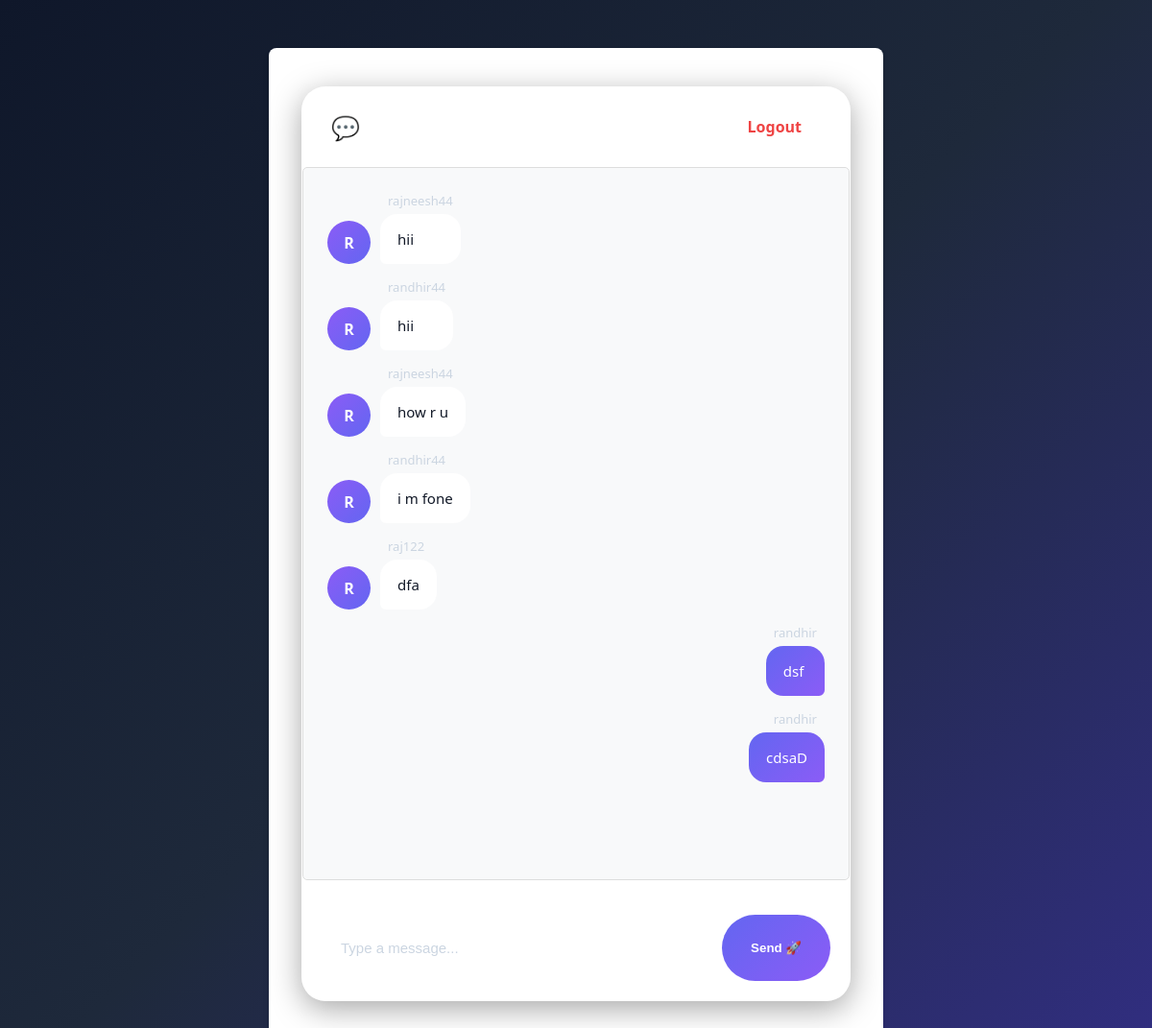
The page / (signed in) on the database its author committed.
### chat/models.py (models this page shows, shortened)
class Message(models.Model):
    user = models.ForeignKey(User, on_delete=models.CASCADE)
    content = models.TextField()
    timestamp = models.DateTimeField(auto_now_add=True)
    class Meta:
        ordering = ['timestamp']

### chat/views.py (the view)
# urls.py: path('', views.chat_room, name='chat_room'),
@login_required(login_url='login')
def chat_room(request):
    messages = Message.objects.all()[0:50] # Fetch last 50 messages
    return render(request, 'chat/chat_room.html', {'messages': messages})

### chat/templates/chat/chat_room.html (shortened to what this page needs)
{% extends 'chat/base.html' %}
{% block content %}
<div class="chat-container">
    <div class="chat-header">
        <h3>💬 Welcome, {{ request.user.username }}</h3>
        <a href="{% url 'logout' %}" class="logout-btn">
            Logout
        </a>
    </div>
    <div id="chat-log" class="message-box">
        {% for message in messages %}
        <div class="chat-message {% if message.user.username == request.user.username %}sent{% else %}received{% endif %}">
            {% if message.user.username != request.user.username %}
            <div class="avatar">
                {{ message.user.username|first|upper }}
            </div>
            {% endif %}
            <div class="message-content">
                <div class="username">
                    {{ message.user.username }}
                </div>
                <div class="bubble">
                    {{ message.content }}
                </div>
            </div>
        </div>
        {% endfor %}
    </div>
    <div class="chat-input-area">
        <input
            id="chat-message-input"
            type="text"
            placeholder="Type a message..."
        >
        <button id="chat-message-submit">
            Send 🚀
        </button>
    </div>
</div>
{% endblock %}

### chat/templates/chat/base.html (style rules this page uses)
body { font-family: 'Segoe UI', Tahoma, Geneva, Verdana, sans-serif; background: #e9ecef; margin: 0; padding: 0; }
input[type="text"], input[type="password"] { width: 100%; padding: 10px; margin: 10px 0; border: 1px solid #ccc; border-radius: 5px; box-sizing: border-box; }
button { background: #28a745; color: white; border: none; padding: 10px 15px; border-radius: 5px; cursor: pointer; }
.message-box { height: 400px; overflow-y: scroll; border: 1px solid #ddd; padding: 15px; background: #f8f9fa; border-radius: 5px; margin-bottom: 15px; }

### chat/templates/chat/chat_room.html (style rules this page uses)
body { background: linear-gradient( 135deg, #0f172a, #1e293b, #312e81 ); min-height:100vh; }
.chat-container { width:95%; max-width:1100px; height:90vh; margin:20px auto; display:flex; flex-direction:column; background:rgba(255,255,255,0.08); backdrop-filter:blur(25px); border:1px solid rgba(255,255,255,0.1); border-radius:25px; overflow:hidden; box-shadow: 0 8px 32px rgba(0,0,0,.35); }
.chat-header { display:flex; justify-content:space-between; align-items:center; padding:20px 30px; background:rgba(255,255,255,.05); border-bottom:1px solid rgba(255,255,255,.1); color:white; }
.chat-header h3 { margin:0; font-size:24px; font-weight:600; }
.logout-btn { text-decoration:none; background:white; color:#ef4444; padding:10px 20px; border-radius:50px; font-weight:600; transition:.3s; }
.message-box { flex:1; overflow-y:auto; padding:25px; display:flex; flex-direction:column; gap:15px; }
.chat-message { display:flex; align-items:flex-end; gap:10px; animation:slideUp .25s ease; }
.received { justify-content:flex-start; }
.sent { justify-content:flex-end; }
.avatar { width:45px; height:45px; border-radius:50%; background:linear-gradient( 135deg, #8b5cf6, #6366f1 ); color:white; display:flex; justify-content:center; align-items:center; font-weight:bold; font-size:16px; flex-shrink:0; }
.message-content { max-width:70%; }
.username { color:#cbd5e1; font-size:13px; margin-bottom:5px; padding:0 8px; }
.sent .username { text-align:right; }
.bubble { padding:14px 18px; border-radius:18px; word-wrap:break-word; line-height:1.6; font-size:15px; }
.received .bubble { background:white; color:#111827; border-bottom-left-radius:6px; }
.sent .bubble { background:linear-gradient( 135deg, #6366f1, #8b5cf6 ); color:white; border-bottom-right-radius:6px; }
.chat-input-area { display:flex; gap:15px; padding:20px; background:rgba(255,255,255,.05); border-top:1px solid rgba(255,255,255,.1); }
#chat-message-input { flex:1; border:none; outline:none; border-radius:50px; padding:16px 20px; background:rgba(255,255,255,.08); color:white; font-size:15px; }
#chat-message-input::placeholder { color:#cbd5e1; }
#chat-message-submit { border:none; border-radius:50px; padding:0 30px; background:linear-gradient( 135deg, #6366f1, #8b5cf6 ); color:white; font-weight:600; cursor:pointer; transition:.3s; }

### rows shown on the page
Message: user.username|first "R", user.username "rajneesh44", content "hii"
Message: user.username|first "R", user.username "randhir44", content "hii"
Message: user.username|first "R", user.username "rajneesh44", content "how r u"
Message: user.username|first "R", user.username "randhir44", content "i m fone"
Message: user.username|first "R", user.username "raj122", content "dfa"
Message: user.username "randhir", content "dsf"
Message: user.username "randhir", content "cdsaD"
